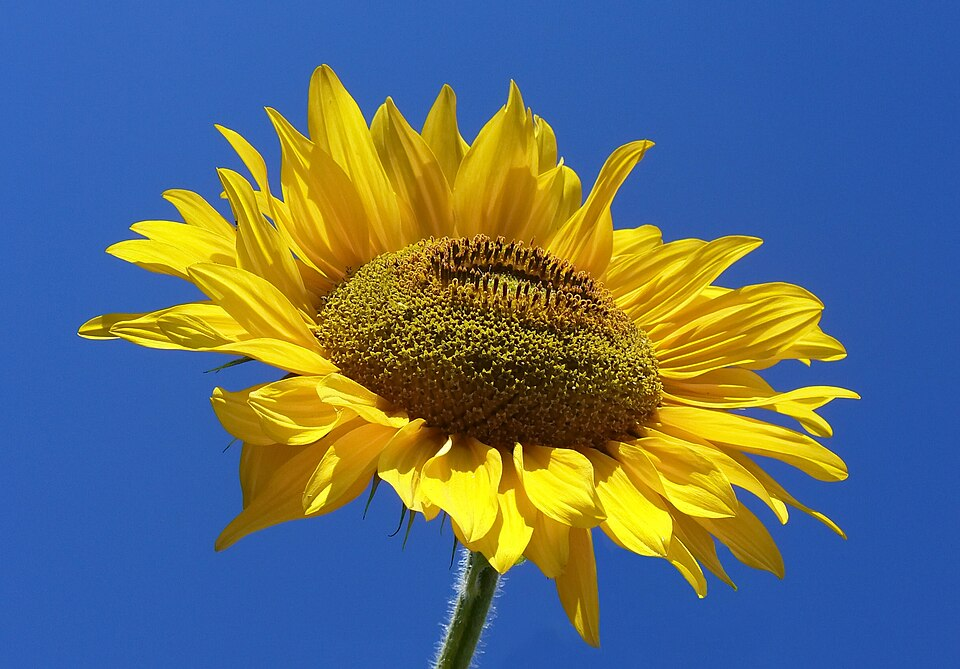
//> input picture data/Sunflower.jpg, 960 x 669 px
$ ./main   (built with g++ and OpenCV 4)
//> lines starting //> are read from the running program, lines starting //| are printed output that depends on the picture
#include <iostream>

#include <opencv2/core.hpp>
#include <opencv2/imgcodecs.hpp>
#include <opencv2/highgui.hpp>
#include <opencv2/imgproc.hpp>

using namespace cv;

Mat src, src_gray;
Mat dst, detected_edges;

int lowThreshold = 0;
const int max_lowThreshold = 100;
const int ratio = 3;
const int kernel_size = 3;
const char* window_name = "Edge Map";

static void CannyThreshold(int, void*)
{
    blur( src_gray, detected_edges, Size(11,11) );
    Canny( detected_edges, detected_edges, lowThreshold, lowThreshold*ratio, kernel_size );
    dst = Scalar::all(0);
    src.copyTo( dst, detected_edges);
    imshow( window_name, dst );
}

int main() {
    printf("Hello, World!\n");

    std::string image_path = samples::findFile("../data/Sunflower.jpg");
    Mat img = imread(image_path, IMREAD_COLOR);
//> img is the input picture: 669 rows x 960 cols, CV_8UC3; mean B, G, R 117.7, 110, 93.2
    src = img.clone();


    if (img.empty())
    {
        std::cout << "Could not read the image: " << image_path << std::endl;
        return 1;
    }

    imshow("Display window", img);
    int k = waitKey(0);  // Wait for a keystroke in the window
//> the space key is pressed

    std::cout << img.at<Vec3b>(0, 0) << std::endl;
//| [188, 103, 53]

    for (int i = 0; i < img.rows; i++)
    {
        for (int j = 0; j < img.cols; j++)
        {
            Vec3b& pixel = img.at<Vec3b>(i, j);
            uchar blue = pixel[0];
            uchar green = pixel[1];
            uchar red = pixel[2];
            if ( blue > 10 &&  red < 200 )
            {
                blue = 0;
                green = 0;
                red = 0;
            }
            pixel[0] = blue;
            pixel[1] = green;
            pixel[2] = red;
        }
    }
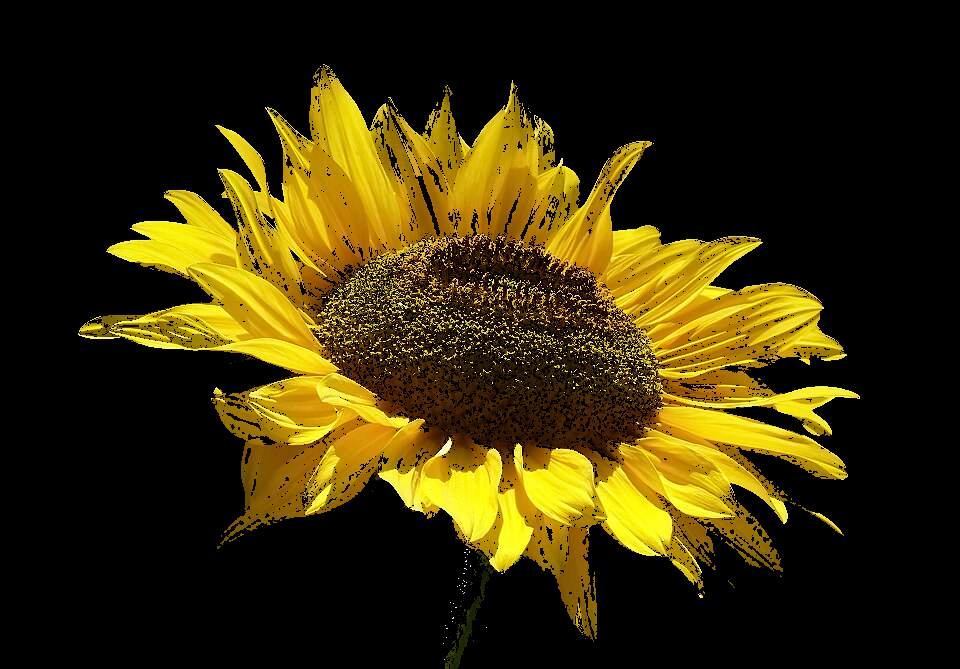
//> img: 669 rows x 960 cols, CV_8UC3; mean B, G, R 4.8, 44.7, 55.3

    imshow("Display window", img);
    waitKey(0);  // Wait for a keystroke in the window


    dst.create( src.size(), src.type() );
    cvtColor( src, src_gray, COLOR_BGR2GRAY );
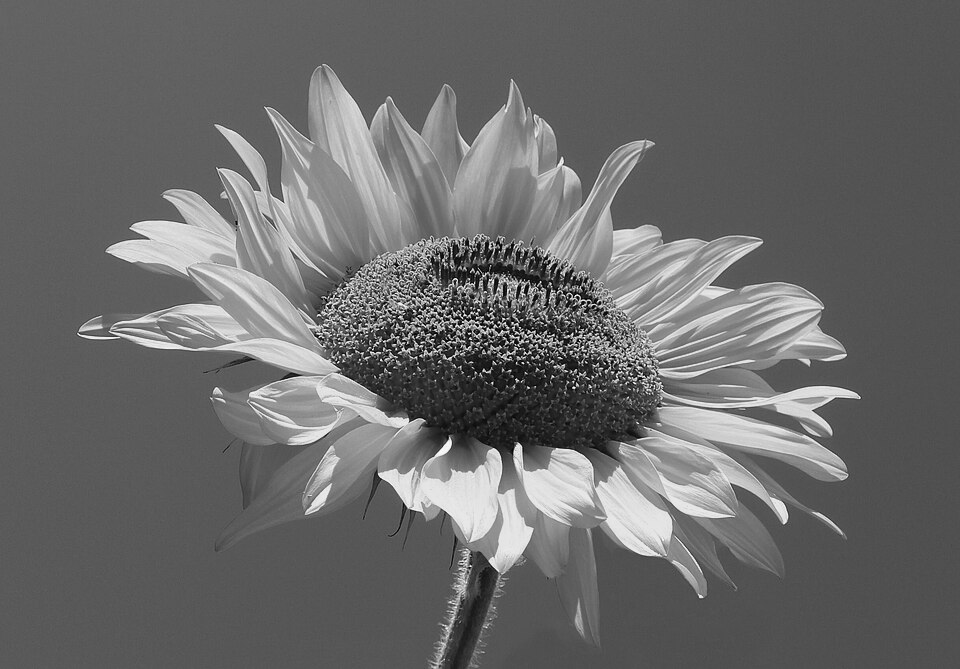
//> src_gray: 669 rows x 960 cols, CV_8UC1; min 2, max 251, mean 105.8

    namedWindow( window_name, WINDOW_AUTOSIZE );

    createTrackbar( "Min Threshold:", window_name, &lowThreshold, max_lowThreshold, CannyThreshold );

    CannyThreshold(0, 0);
//> in CannyThreshold, `blur( src_gray, detected_edges, Size(11,11) );`:
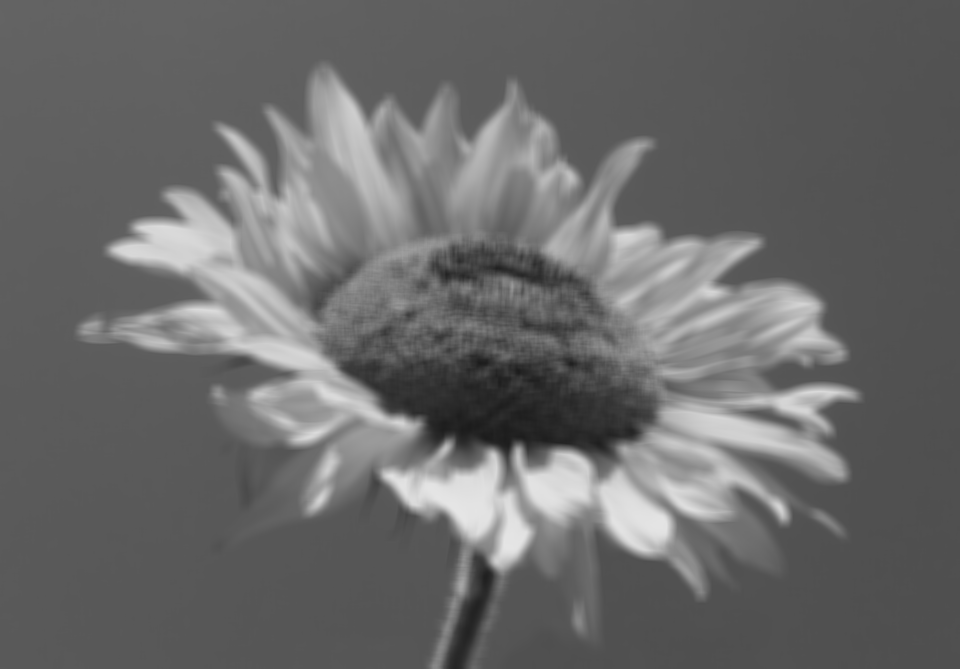
//> detected_edges: 669 rows x 960 cols, CV_8UC1; min 28, max 230, mean 105.8
//> in CannyThreshold, `Canny( detected_edges, detected_edges, lowThreshold, lowThreshold*rati..`:
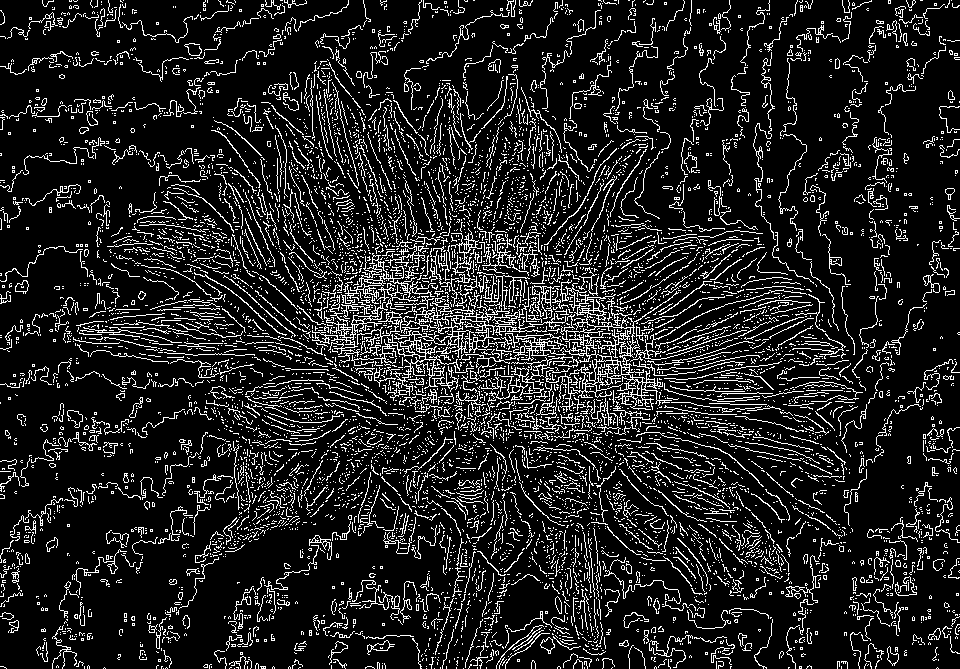
//> detected_edges: 669 rows x 960 cols, CV_8UC1; 13.1% white in thin lines or dots
//> in CannyThreshold, `src.copyTo( dst, detected_edges);`:
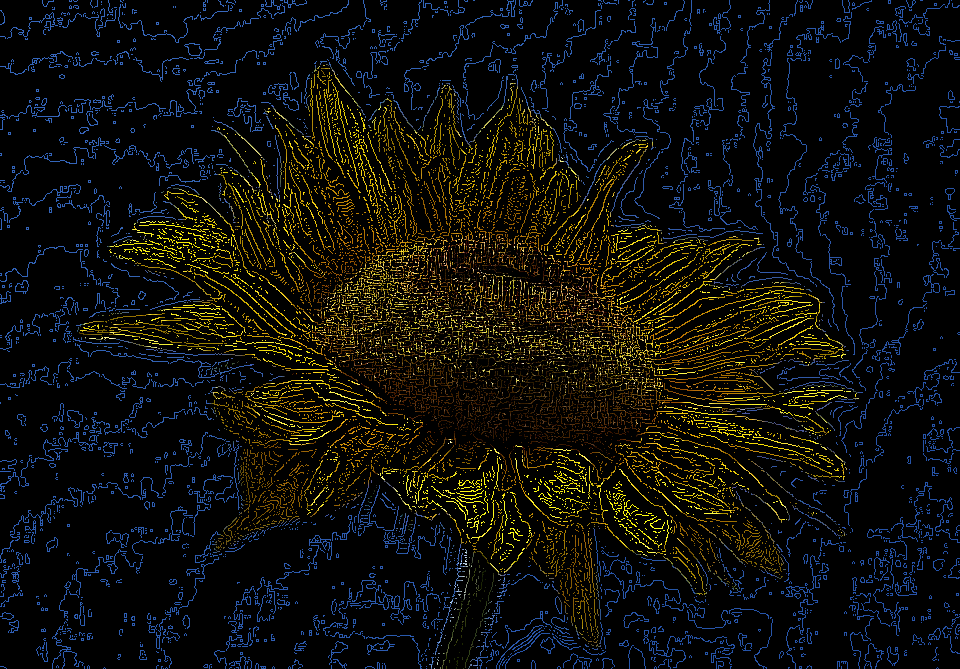
//> dst: 669 rows x 960 cols, CV_8UC3; mean B, G, R 11.5, 15, 14.8

    waitKey(0);

    return 0;
}
